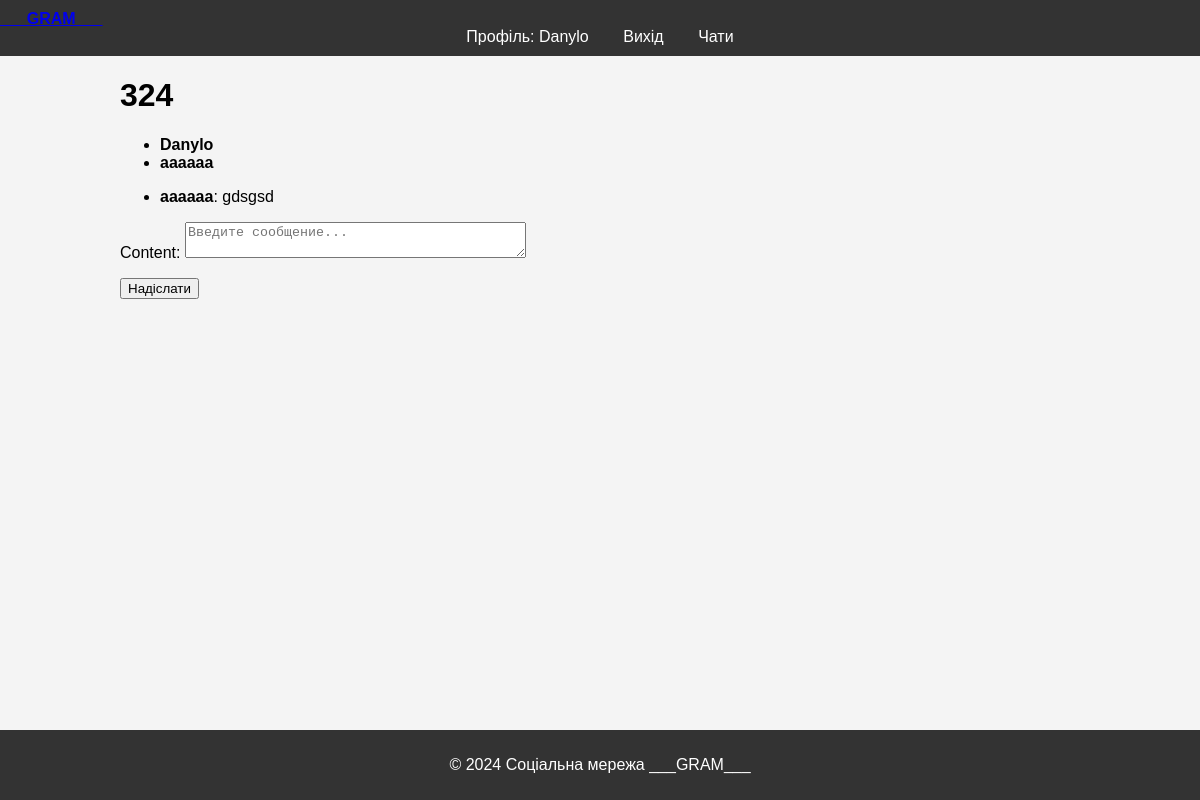
The page /chat/2/ (signed in) on the database its author committed.
### network/models.py (models this page shows, shortened)
class Chat(models.Model):
    name = models.CharField(max_length=100)
    members = models.ManyToManyField(User, default=1, related_name='chats')

class Message(models.Model):
    chat = models.ForeignKey(Chat, on_delete=models.CASCADE, related_name='messages')
    user = models.ForeignKey(User, default=1, on_delete=models.CASCADE)
    content = models.TextField(default=1)
    timestamp = models.DateTimeField(auto_now_add=True)

### network/views.py (the view)
# urls.py: path('chat/<int:chat_id>/', views.chat_detail, name='chat_detail'),
@login_required
def chat_detail(request, chat_id):
    chat = get_object_or_404(Chat, id=chat_id)
    messages = chat.messages.all().order_by('timestamp')
    if request.method == 'POST':
        form = MessageForm(request.POST)
        if form.is_valid():
            message = form.save(commit=False)
            message.chat = chat
            message.user = request.user
            message.save()
            return redirect('chat_detail', chat_id=chat.id)
    else:
        form = MessageForm()
    return render(request, 'chat_detail.html', {'chat': chat, 'messages': messages, 'form': form})

### network/forms.py
class MessageForm(forms.ModelForm):
    content = forms.CharField(widget=forms.Textarea(attrs={'rows': 2, 'placeholder': 'Введите сообщение...'}))
    class Meta:
        model = Message
        fields = ['content']

### templates/chat_detail.html (shortened to what this page needs)
{% extends 'base.html' %}
{% block content %}
<h1>{{ chat.name }}</h1>
<ul>
  {% for user in chat.members.all %}
      <li><strong>{{ user.username }}</strong></li>
  {% empty %}
      <li>Тут нічого</li>
  {% endfor %}
</ul>
<ul>
    {% for message in messages %}
        <li><strong>{{ message.user.username }}</strong>: {{ message.content }}</li>
    {% empty %}
        <li>Тут нічого</li>
    {% endfor %}
</ul>
<form method="post">
    {{ form.as_p }}
    <button type="submit">Надіслати</button>
</form>
{% endblock %}

### templates/base.html (shortened to what this page needs)
<!DOCTYPE html>
<html lang="uk">
<head>
</head>
<body>
    <header>
        <strong><a href="{% url 'post_list' %}">___GRAM___</a></strong>
        <nav>
            <ul>
                {% if user.is_authenticated %}
                    <li><a href="">Профіль: {{ user.username }}</a></li>
                    <li><a href="{% url 'logout' %}">Вихід</a></li>
                    <li><a href="{% url 'chat_list' %}">Чати</a></li>
                {% else %}
                    <li><a href="{% url 'login' %}">Вхід</a></li>
                    <li><a href="{% url 'register' %}">Реєстрація</a></li>
                {% endif %}
            </ul>
        </nav>
    </header>
    <main class="container">
        {% block content %}
        {% endblock %}
    </main>
    <footer>
        <p>© 2024 Соціальна мережа ___GRAM___ </p>
    </footer>
</body>
</html>

### templates/base.html (style rules this page uses)
body { font-family: Arial, sans-serif; margin: 0; padding: 0; background-color: #f4f4f4; }
header { background-color: #333; color: #fff; padding: 10px 0; }
nav ul { list-style-type: none; margin: 0; padding: 0; text-align: center; }
nav ul li { display: inline; margin: 0 15px; }
nav ul li a { color: #fff; text-decoration: none; font-size: 16px; }
.container { width: 80%; margin: 20px auto; }
footer { background-color: #333; color: #fff; text-align: center; padding: 10px 0; position: fixed; width: 100%; bottom: 0; }

### rows shown on the page
Chat: name "324"
Message: user.username "aaaaaa", content "gdsgsd"

### other values the page prints
{{ user.username }} "Danylo"
{{ user.username }} "aaaaaa"
